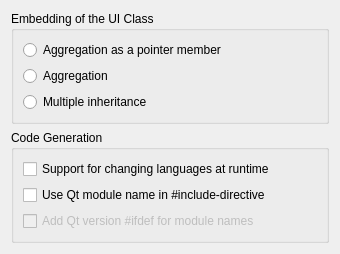
<?xml version="1.0" encoding="UTF-8"?>
<ui version="4.0">
 <class>QtSupport::Internal::CodeGenSettingsPageWidget</class>
 <widget class="QWidget" name="QtSupport::Internal::CodeGenSettingsPageWidget">
  <property name="geometry">
   <rect>
    <x>0</x>
    <y>0</y>
    <width>340</width>
    <height>232</height>
   </rect>
  </property>
  <property name="windowTitle">
   <string>Form</string>
  </property>
  <layout class="QVBoxLayout" name="verticalLayout_3">
   <item>
    <widget class="QGroupBox" name="uiclassGroupBox">
     <property name="title">
      <string>Embedding of the UI Class</string>
     </property>
     <property name="checkable">
      <bool>false</bool>
     </property>
     <layout class="QVBoxLayout" name="verticalLayout">
      <item>
       <widget class="QRadioButton" name="ptrAggregationRadioButton">
        <property name="text">
         <string>Aggregation as a pointer member</string>
        </property>
       </widget>
      </item>
      <item>
       <widget class="QRadioButton" name="aggregationButton">
        <property name="text">
         <string>Aggregation</string>
        </property>
       </widget>
      </item>
      <item>
       <widget class="QRadioButton" name="multipleInheritanceButton">
        <property name="text">
         <string>Multiple inheritance</string>
        </property>
       </widget>
      </item>
     </layout>
     <zorder>aggregationButton</zorder>
     <zorder>multipleInheritanceButton</zorder>
     <zorder>ptrAggregationRadioButton</zorder>
    </widget>
   </item>
   <item>
    <widget class="QGroupBox" name="codeGenerationGroupBox">
     <property name="title">
      <string>Code Generation</string>
     </property>
     <layout class="QVBoxLayout" name="verticalLayout_2">
      <item>
       <widget class="QCheckBox" name="retranslateCheckBox">
        <property name="text">
         <string>Support for changing languages at runtime</string>
        </property>
       </widget>
      </item>
      <item>
       <widget class="QCheckBox" name="includeQtModuleCheckBox">
        <property name="text">
         <string>Use Qt module name in #include-directive</string>
        </property>
       </widget>
      </item>
      <item>
       <widget class="QCheckBox" name="addQtVersionCheckBox">
        <property name="enabled">
         <bool>false</bool>
        </property>
        <property name="text">
         <string>Add Qt version #ifdef for module names</string>
        </property>
       </widget>
      </item>
     </layout>
    </widget>
   </item>
   <item>
    <spacer name="verticalSpacer">
     <property name="orientation">
      <enum>Qt::Vertical</enum>
     </property>
     <property name="sizeType">
      <enum>QSizePolicy::MinimumExpanding</enum>
     </property>
     <property name="sizeHint" stdset="0">
      <size>
       <width>0</width>
       <height>0</height>
      </size>
     </property>
    </spacer>
   </item>
  </layout>
 </widget>
 <resources/>
 <connections/>
</ui>
